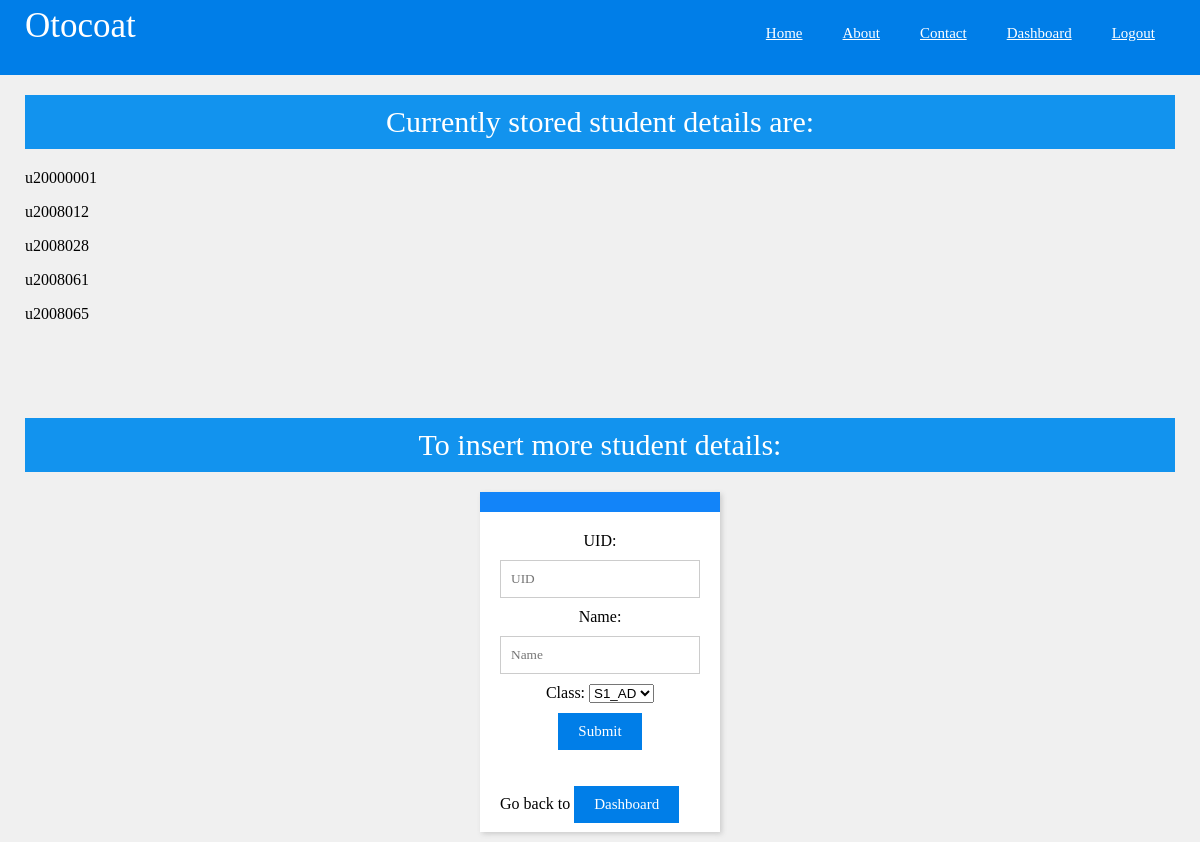
The page /student (signed in) on the database as committed earlier.
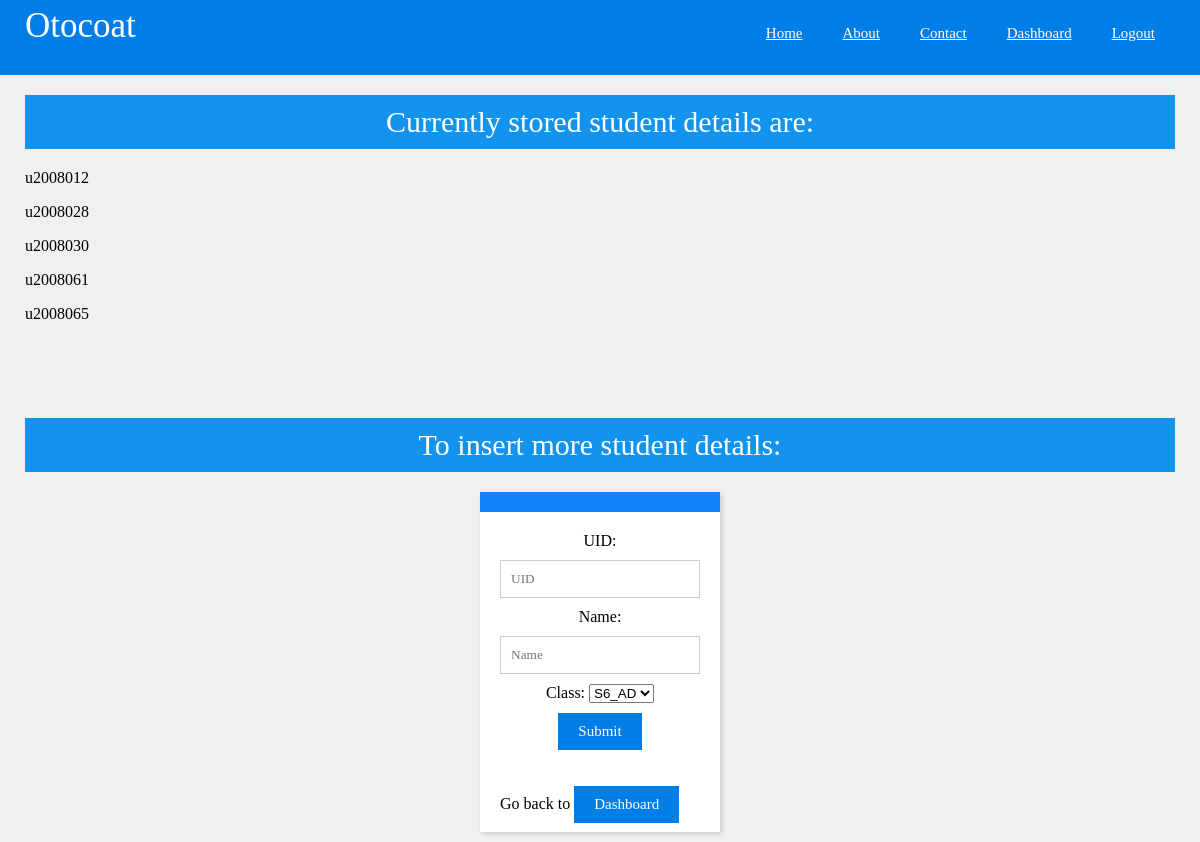
The same page on the database as committed later.
### models/students.py (models this page shows)
class Students(db.Model):
	uid = db.Column(db.String, primary_key = True)
	name = db.Column(db.String)
	theclass = db.Column(db.String, db.ForeignKey('classes.theclass'))
	assign_1 = db.relationship('Assignment_1', lazy = True)
	assign_2 = db.relationship('Assignment_2', lazy = True)
	endsem = db.relationship("Endsem", lazy = True)
	intern_1 = db.relationship("Internals_1", lazy = True)
	intern_2 = db.relationship("Internals_2", lazy = True)

### routes/student.py (the view, shortened to what this page needs)
@students.route("/student", methods = ["GET", "POST"])
@login_required
def student():
	if request.method == "GET":
		alist = db.session.execute(db.select(Students.uid)).all()
		blist = []
		for i in alist:
			blist.append(i[0])
		clist = db.session.execute(db.select(Classes.theclass)).all()
		dlist = []
		for i in clist:
			dlist.append(i[0])
		return render_template("student.html", thelist = blist, alist = dlist)

### main.py (called while the page is built)
@lm.user_loader
def user_loader(email):
	theusers = db.session.execute(db.select(Users.email)).all()
	users = []
	for i in theusers:
		users.append(i[0])
	if email not in users:
		return
	user = Auser()
	user.id = email
	return user

### templates/student.html (shortened to what this page needs)
<html>
	<head>
		<link rel = "stylesheet" type = "text/css" href = "/static/css/style.css">
	</head>
	<body>
		<div class=nav>
			<div class=margin>
				<h1>Otocoat</h1>
				<div class=link>
					<a href="/index" class=nl>Home</a>
					<a href="/about" class=nl>About</a>
					<a href="/contact" class=nl>Contact</a>
					<a href = "/adash" class = nl>Dashboard</a>
					<a href = "/logout" class = nl>Logout</a>
				</div>
			</div>
		</div>
		<div class=margin>
			<h5>Currently stored student details are:</h5>
			{% for i in thelist %}
			<p>{{i}}</p>
			{% endfor %}
			<h5>To insert more student details:</h5>
			<center>
				<div class=j>
					<h3></h3>
			<form method = "post" autocomplete="off">
				<div class = "TextBoxdiv">
					<label for = "uid">UID: </label>
					<input type = "text" name = "uid" placeholder = "UID" id = "uid">
				</div>
				<div class = "TextBoxdiv">
					<label for = "name">Name: </label>
					<input type = "text" name = "name" placeholder = "Name" id = "name">
				</div>
				<div class = "TextBoxdiv">
					<label for = "classes">Class: </label>
					<select id = "classes" name = "classy">
						{% for i in alist %}
						<option value = "{{i}}">{{i}}</option>
						{% endfor %}
					</select>
				</div>
				<button>Submit</button>
			</form>
			<p>Go back to <a href = "/dash"><button>Dashboard</button></a></p>
	</body>
</html>

Rows that differ between the two databases and show on the page:
removed Students: uid "u20000001"
added Students: uid "u2008030"
Other text that changed with them:
form field classy: "S1_AD" → "S6_AD"
